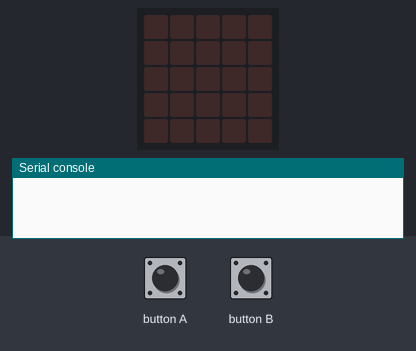
Bench run of a program on a simulated BBC micro:bit running MicroPython. Shown: the board's 5×5 LED display, the last lines printed to the serial console. Inputs (shaded band) come from the test bench. No radio messages arrive unless stated (any console line starting 'radio sent:' is added by the test bench).

Above: at 1.2 s.
1.3 s: button A pressed for 0.15 s
At 1.9 s:
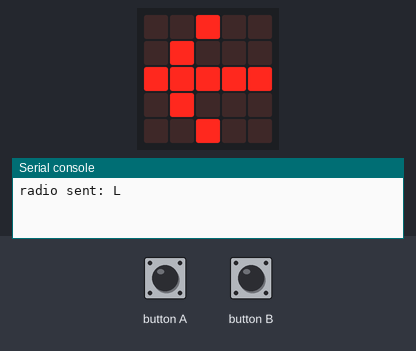
4.4 s: button B pressed for 0.15 s
At 5.5 s:
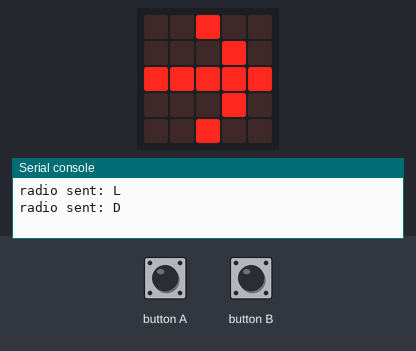
7.5 s: button B pressed for 1 s
11.5 s: button B pressed for 3.2 s
Timing chart, 0 to 14.5 s (numbered marks = the images above; inputs shaded):
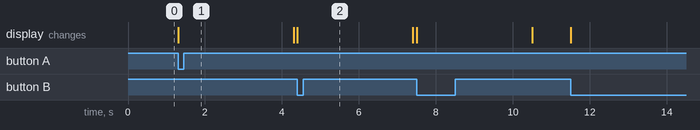

Measured:
- after the input at 1.3 s, the display: changes at once (image 1)
- after the input at 4.4 s, the display: changes at once (image 2)

The program:

bicikl_slanje_volan.py
```python
from microbit import *
import radio

radio.on()

while True:
    if button_a.is_pressed():
        radio.send("L")
        display.show(Image.ARROW_W)
        sleep(3000)
    if button_b.is_pressed():
        radio.send("D")
        display.show(Image.ARROW_E)
        sleep(3000)


    display.clear()
```
